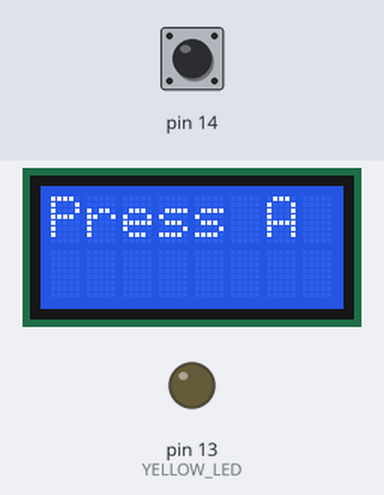
Bench run of a sketch on a simulated Arduino Leonardo, built with avr-gcc and run on an emulated ATmega32U4. Parts: 8×2 character LCD, output pins drawn as LEDs (lit = HIGH). Inputs (shaded band) come from the test bench; at power-on: pin 14 HIGH.

Above: at 0.8 s.
0.9 s: pin 14 pulled LOW for 0.15 s
At 2.5 s:
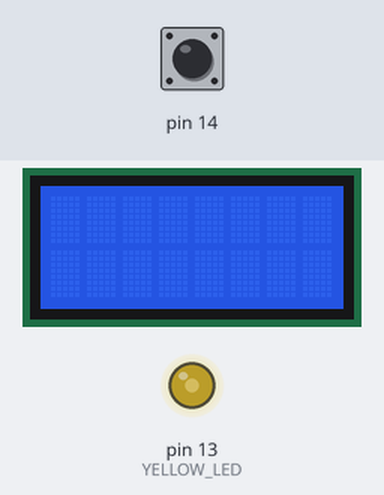
Timing chart, 0 to 4.0 s (numbered marks = the images above; inputs shaded):
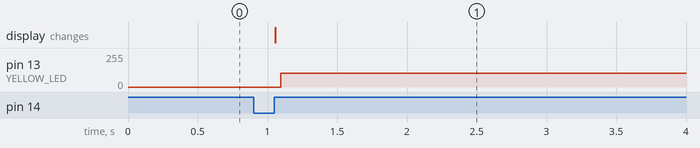

Measured:
- after the input at 0.9 s, pin 13 (YELLOW_LED): 0/255 → 105/255 after 0.20 s; the display: changes after 0.16 s (image 1)

The sketch:

2_LEDIntensity.ino
```cpp
/* This program show we can control the LED Intensity using the same principle as for motor control
 *  We toggle the user LED ON and OFF with a pause in between
 *  Changing the duration of ON and OFF states, changes the light intensity
 */

#include <Wire.h>
#include <Zumo32U4.h>

Zumo32U4LCD lcd;
Zumo32U4ButtonA buttonA;

// See https://www.pololu.com/docs/0J63/3.2 for LED PIN description
#define YELLOW_LED  13

void setup()
{
  // Set LED PIN as OUTPUT
  pinMode(YELLOW_LED, OUTPUT);

  lcd.clear();
  lcd.print(F("Press A"));
  buttonA.waitForButton();
  lcd.clear();
}


void loop()
{
  // Turn LED ON
  digitalWrite(YELLOW_LED, HIGH);

  // Wait
  delayMicroseconds(1);

  // Turn LED OFF
  digitalWrite(YELLOW_LED, LOW);

  // Wait
  // Try playing with the values of each delays independently, e.g. delayMicroseconds(100) below.
  // What will happen and why?
  delayMicroseconds(1);

  // As for the motor exemple, doing something else that us timeconsuming in the loop will change the brightness of the LED
}
```
